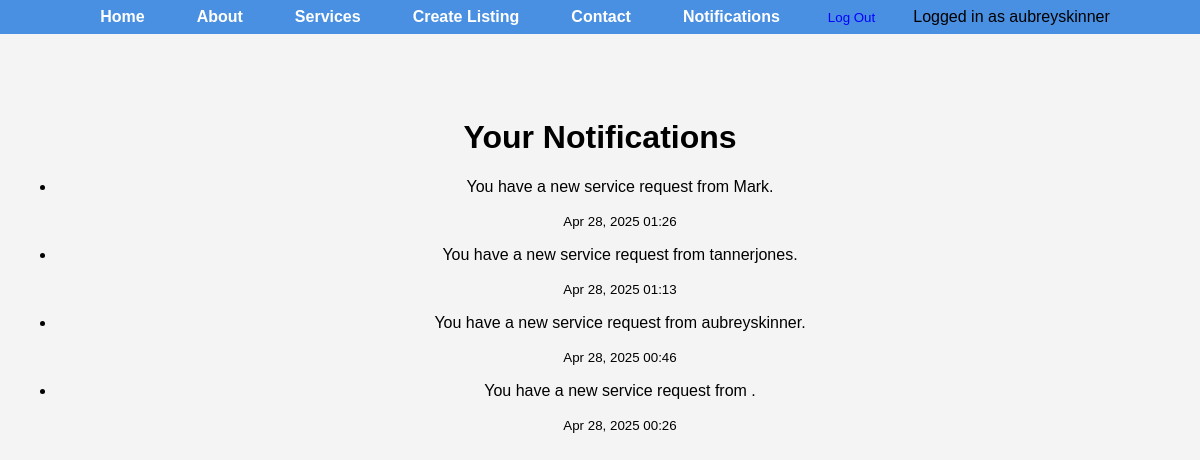
The app's page /notifications/ (signed in), older data.
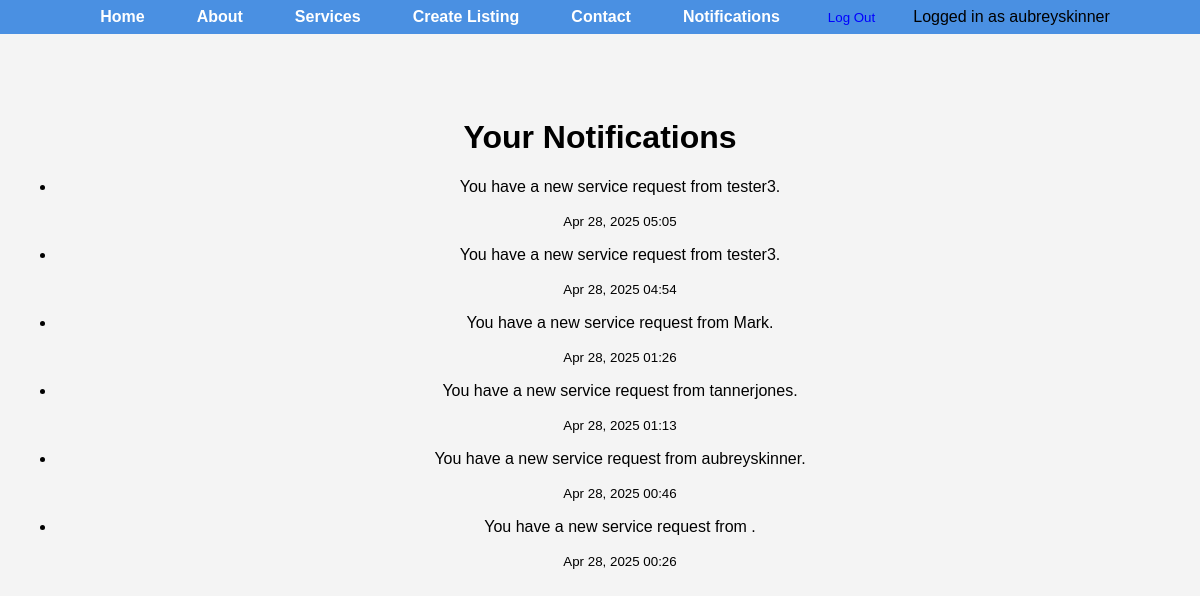
The same page, newer data.
### core/models.py (models this page shows, shortened)
class Notification(models.Model):
    user       = models.ForeignKey(User, on_delete=models.CASCADE)
    message    = models.TextField()
    timestamp  = models.DateTimeField(auto_now_add=True)
    is_read    = models.BooleanField(default=False)

### core/views.py (the view)
# urls.py: path('notifications/', views.notification_page, name='notifications'),
@login_required
def notification_page(request):
    qs = Notification.objects.filter(user=request.user).order_by('-timestamp')
    qs.filter(is_read=False).update(is_read=True)
    return render(request, 'notifications.html', {'notifications': qs})

### templates/notifications.html (shortened to what this page needs)
{% extends "base.html" %}
{% block content %}
  <div class="home-content">
    <h1>Your Notifications</h1>
    <ul class="notification-list">
      {% for note in notifications %}
        <li class="{% if not note.is_read %}unread{% endif %}">
          <p>{{ note.message }}</p>
          <small>{{ note.timestamp|date:"M d, Y H:i" }}</small>
        </li>
      {% empty %}
        <p>No notifications at this time.</p>
      {% endfor %}
    </ul>
  </div>
{% endblock %}

Row changes from the older to the newer data that the page shows:
added Notification: message "You have a new service request from tester3.", timestamp "Apr 28, 2025 05:05"
added Notification: message "You have a new service request from tester3.", timestamp "Apr 28, 2025 04:54"
